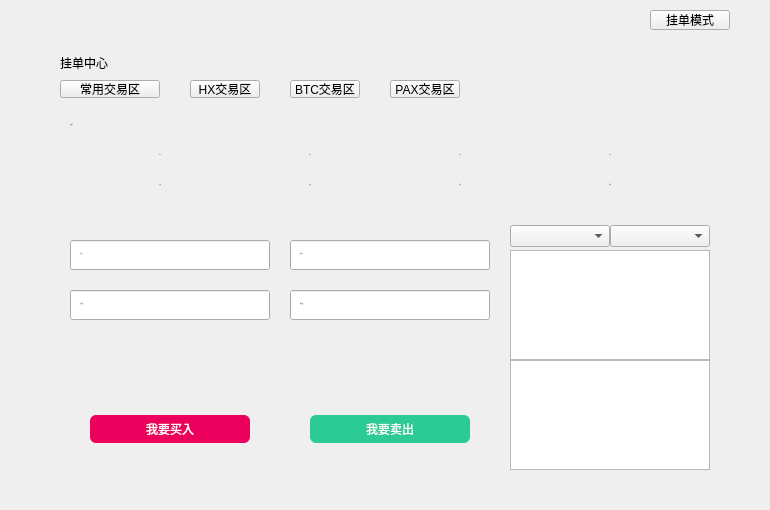
<?xml version="1.0" encoding="UTF-8"?>
<ui version="4.0">
 <class>ExchangeModeWidget</class>
 <widget class="QWidget" name="ExchangeModeWidget">
  <property name="geometry">
   <rect>
    <x>0</x>
    <y>0</y>
    <width>770</width>
    <height>510</height>
   </rect>
  </property>
  <property name="windowTitle">
   <string>Form</string>
  </property>
  <widget class="QToolButton" name="orderModeBtn">
   <property name="geometry">
    <rect>
     <x>650</x>
     <y>10</y>
     <width>80</width>
     <height>20</height>
    </rect>
   </property>
   <property name="text">
    <string>挂单模式</string>
   </property>
  </widget>
  <widget class="QLabel" name="title_label">
   <property name="geometry">
    <rect>
     <x>60</x>
     <y>50</y>
     <width>200</width>
     <height>26</height>
    </rect>
   </property>
   <property name="styleSheet">
    <string notr="true"/>
   </property>
   <property name="text">
    <string>挂单中心</string>
   </property>
  </widget>
  <widget class="QWidget" name="widget" native="true">
   <property name="geometry">
    <rect>
     <x>60</x>
     <y>115</y>
     <width>650</width>
     <height>100</height>
    </rect>
   </property>
   <property name="WidgetStyle" stdset="0">
    <string>container2</string>
   </property>
   <widget class="QLabel" name="currentPairLabel2">
    <property name="geometry">
     <rect>
      <x>10</x>
      <y>0</y>
      <width>60</width>
      <height>20</height>
     </rect>
    </property>
    <property name="font">
     <font>
      <family>微软雅黑</family>
      <pointsize>-1</pointsize>
      <weight>50</weight>
      <italic>false</italic>
      <bold>false</bold>
     </font>
    </property>
    <property name="styleSheet">
     <string notr="true">QLabel{color: rgb(137,129,161);font: 11px &quot;微软雅黑&quot;;}
</string>
    </property>
    <property name="text">
     <string>交易对</string>
    </property>
    <property name="scaledContents">
     <bool>true</bool>
    </property>
    <property name="textInteractionFlags">
     <set>Qt::TextSelectableByMouse</set>
    </property>
   </widget>
   <widget class="QLabel" name="currentPairLabel">
    <property name="geometry">
     <rect>
      <x>70</x>
      <y>0</y>
      <width>70</width>
      <height>20</height>
     </rect>
    </property>
    <property name="font">
     <font>
      <family>微软雅黑</family>
      <pointsize>-1</pointsize>
      <weight>50</weight>
      <italic>false</italic>
      <bold>false</bold>
     </font>
    </property>
    <property name="styleSheet">
     <string notr="true">QLabel{color: rgb(137,129,161);font: 11px &quot;微软雅黑&quot;;}
</string>
    </property>
    <property name="text">
     <string/>
    </property>
    <property name="scaledContents">
     <bool>true</bool>
    </property>
    <property name="textInteractionFlags">
     <set>Qt::TextSelectableByMouse</set>
    </property>
   </widget>
   <widget class="QLabel" name="currentPairLabel2_3">
    <property name="geometry">
     <rect>
      <x>30</x>
      <y>60</y>
      <width>140</width>
      <height>20</height>
     </rect>
    </property>
    <property name="font">
     <font>
      <family>微软雅黑</family>
      <pointsize>-1</pointsize>
      <weight>50</weight>
      <italic>false</italic>
      <bold>false</bold>
     </font>
    </property>
    <property name="styleSheet">
     <string notr="true">QLabel{color: rgb(137,129,161);font: 14px &quot;微软雅黑&quot;;}
</string>
    </property>
    <property name="text">
     <string>可用</string>
    </property>
    <property name="scaledContents">
     <bool>true</bool>
    </property>
    <property name="alignment">
     <set>Qt::AlignCenter</set>
    </property>
    <property name="textInteractionFlags">
     <set>Qt::TextSelectableByMouse</set>
    </property>
   </widget>
   <widget class="QLabel" name="availableLabel1">
    <property name="geometry">
     <rect>
      <x>30</x>
      <y>30</y>
      <width>140</width>
      <height>20</height>
     </rect>
    </property>
    <property name="font">
     <font>
      <family>微软雅黑</family>
      <pointsize>-1</pointsize>
      <weight>75</weight>
      <italic>false</italic>
      <bold>true</bold>
     </font>
    </property>
    <property name="styleSheet">
     <string notr="true">QLabel{color: rgb(83,61,138);font:bold 14px &quot;微软雅黑&quot;;}
</string>
    </property>
    <property name="text">
     <string>123</string>
    </property>
    <property name="scaledContents">
     <bool>true</bool>
    </property>
    <property name="alignment">
     <set>Qt::AlignCenter</set>
    </property>
    <property name="textInteractionFlags">
     <set>Qt::TextSelectableByMouse</set>
    </property>
   </widget>
   <widget class="QLabel" name="availableLabel2">
    <property name="geometry">
     <rect>
      <x>180</x>
      <y>30</y>
      <width>140</width>
      <height>20</height>
     </rect>
    </property>
    <property name="font">
     <font>
      <family>微软雅黑</family>
      <pointsize>-1</pointsize>
      <weight>75</weight>
      <italic>false</italic>
      <bold>true</bold>
     </font>
    </property>
    <property name="styleSheet">
     <string notr="true">QLabel{color: rgb(83,61,138);font:bold 14px &quot;微软雅黑&quot;;}
</string>
    </property>
    <property name="text">
     <string>123</string>
    </property>
    <property name="scaledContents">
     <bool>true</bool>
    </property>
    <property name="alignment">
     <set>Qt::AlignCenter</set>
    </property>
    <property name="textInteractionFlags">
     <set>Qt::TextSelectableByMouse</set>
    </property>
   </widget>
   <widget class="QLabel" name="currentPairLabel2_5">
    <property name="geometry">
     <rect>
      <x>180</x>
      <y>60</y>
      <width>140</width>
      <height>20</height>
     </rect>
    </property>
    <property name="font">
     <font>
      <family>微软雅黑</family>
      <pointsize>-1</pointsize>
      <weight>50</weight>
      <italic>false</italic>
      <bold>false</bold>
     </font>
    </property>
    <property name="styleSheet">
     <string notr="true">QLabel{color: rgb(137,129,161);font: 14px &quot;微软雅黑&quot;;}
</string>
    </property>
    <property name="text">
     <string>可用</string>
    </property>
    <property name="scaledContents">
     <bool>true</bool>
    </property>
    <property name="alignment">
     <set>Qt::AlignCenter</set>
    </property>
    <property name="textInteractionFlags">
     <set>Qt::TextSelectableByMouse</set>
    </property>
   </widget>
   <widget class="QLabel" name="ableToBuyLabel">
    <property name="geometry">
     <rect>
      <x>330</x>
      <y>30</y>
      <width>140</width>
      <height>20</height>
     </rect>
    </property>
    <property name="font">
     <font>
      <family>微软雅黑</family>
      <pointsize>-1</pointsize>
      <weight>75</weight>
      <italic>false</italic>
      <bold>true</bold>
     </font>
    </property>
    <property name="styleSheet">
     <string notr="true">QLabel{color: rgb(83,61,138);font:bold 14px &quot;微软雅黑&quot;;}
</string>
    </property>
    <property name="text">
     <string>123</string>
    </property>
    <property name="scaledContents">
     <bool>true</bool>
    </property>
    <property name="alignment">
     <set>Qt::AlignCenter</set>
    </property>
    <property name="textInteractionFlags">
     <set>Qt::TextSelectableByMouse</set>
    </property>
   </widget>
   <widget class="QLabel" name="currentPairLabel2_7">
    <property name="geometry">
     <rect>
      <x>330</x>
      <y>60</y>
      <width>140</width>
      <height>20</height>
     </rect>
    </property>
    <property name="font">
     <font>
      <family>微软雅黑</family>
      <pointsize>-1</pointsize>
      <weight>50</weight>
      <italic>false</italic>
      <bold>false</bold>
     </font>
    </property>
    <property name="styleSheet">
     <string notr="true">QLabel{color: rgb(137,129,161);font: 14px &quot;微软雅黑&quot;;}
</string>
    </property>
    <property name="text">
     <string>可买</string>
    </property>
    <property name="scaledContents">
     <bool>true</bool>
    </property>
    <property name="alignment">
     <set>Qt::AlignCenter</set>
    </property>
    <property name="textInteractionFlags">
     <set>Qt::TextSelectableByMouse</set>
    </property>
   </widget>
   <widget class="QLabel" name="ableToSellLabel">
    <property name="geometry">
     <rect>
      <x>480</x>
      <y>30</y>
      <width>140</width>
      <height>20</height>
     </rect>
    </property>
    <property name="font">
     <font>
      <family>微软雅黑</family>
      <pointsize>-1</pointsize>
      <weight>75</weight>
      <italic>false</italic>
      <bold>true</bold>
     </font>
    </property>
    <property name="styleSheet">
     <string notr="true">QLabel{color: rgb(83,61,138);font:bold 14px &quot;微软雅黑&quot;;}
</string>
    </property>
    <property name="text">
     <string>123</string>
    </property>
    <property name="scaledContents">
     <bool>true</bool>
    </property>
    <property name="alignment">
     <set>Qt::AlignCenter</set>
    </property>
    <property name="textInteractionFlags">
     <set>Qt::TextSelectableByMouse</set>
    </property>
   </widget>
   <widget class="QLabel" name="currentPairLabel2_9">
    <property name="geometry">
     <rect>
      <x>480</x>
      <y>60</y>
      <width>140</width>
      <height>20</height>
     </rect>
    </property>
    <property name="font">
     <font>
      <family>微软雅黑</family>
      <pointsize>-1</pointsize>
      <weight>50</weight>
      <italic>false</italic>
      <bold>false</bold>
     </font>
    </property>
    <property name="styleSheet">
     <string notr="true">QLabel{color: rgb(137,129,161);font: 14px &quot;微软雅黑&quot;;}
</string>
    </property>
    <property name="text">
     <string>可卖</string>
    </property>
    <property name="scaledContents">
     <bool>true</bool>
    </property>
    <property name="alignment">
     <set>Qt::AlignCenter</set>
    </property>
    <property name="textInteractionFlags">
     <set>Qt::TextSelectableByMouse</set>
    </property>
   </widget>
  </widget>
  <widget class="QPushButton" name="marketBtn1">
   <property name="geometry">
    <rect>
     <x>190</x>
     <y>80</y>
     <width>70</width>
     <height>18</height>
    </rect>
   </property>
   <property name="styleSheet">
    <string notr="true"/>
   </property>
   <property name="text">
    <string>HX交易区</string>
   </property>
   <property name="BtnStyle" stdset="0">
    <string>dropDown</string>
   </property>
  </widget>
  <widget class="QPushButton" name="marketBtn2">
   <property name="geometry">
    <rect>
     <x>290</x>
     <y>80</y>
     <width>70</width>
     <height>18</height>
    </rect>
   </property>
   <property name="text">
    <string>BTC交易区</string>
   </property>
   <property name="BtnStyle" stdset="0">
    <string>dropDown</string>
   </property>
  </widget>
  <widget class="QPushButton" name="marketBtn3">
   <property name="geometry">
    <rect>
     <x>390</x>
     <y>80</y>
     <width>70</width>
     <height>18</height>
    </rect>
   </property>
   <property name="text">
    <string>PAX交易区</string>
   </property>
   <property name="BtnStyle" stdset="0">
    <string>dropDown</string>
   </property>
  </widget>
  <widget class="QPushButton" name="favoriteMarketBtn">
   <property name="geometry">
    <rect>
     <x>60</x>
     <y>80</y>
     <width>100</width>
     <height>18</height>
    </rect>
   </property>
   <property name="text">
    <string>常用交易区</string>
   </property>
   <property name="BtnStyle" stdset="0">
    <string>dropDown</string>
   </property>
  </widget>
  <widget class="QWidget" name="widget2" native="true">
   <property name="geometry">
    <rect>
     <x>60</x>
     <y>225</y>
     <width>440</width>
     <height>248</height>
    </rect>
   </property>
   <property name="WidgetStyle" stdset="0">
    <string>container2</string>
   </property>
   <widget class="QLineEdit" name="buyPriceLineEdit">
    <property name="geometry">
     <rect>
      <x>10</x>
      <y>15</y>
      <width>200</width>
      <height>30</height>
     </rect>
    </property>
    <property name="layoutDirection">
     <enum>Qt::LeftToRight</enum>
    </property>
    <property name="alignment">
     <set>Qt::AlignRight|Qt::AlignTrailing|Qt::AlignVCenter</set>
    </property>
    <property name="LineEditStyle" stdset="0">
     <string>red</string>
    </property>
   </widget>
   <widget class="QLineEdit" name="sellPriceLineEdit">
    <property name="geometry">
     <rect>
      <x>230</x>
      <y>15</y>
      <width>200</width>
      <height>30</height>
     </rect>
    </property>
    <property name="layoutDirection">
     <enum>Qt::LeftToRight</enum>
    </property>
    <property name="alignment">
     <set>Qt::AlignRight|Qt::AlignTrailing|Qt::AlignVCenter</set>
    </property>
    <property name="LineEditStyle" stdset="0">
     <string>green</string>
    </property>
   </widget>
   <widget class="QLineEdit" name="buyAmountLineEdit">
    <property name="geometry">
     <rect>
      <x>10</x>
      <y>65</y>
      <width>200</width>
      <height>30</height>
     </rect>
    </property>
    <property name="layoutDirection">
     <enum>Qt::LeftToRight</enum>
    </property>
    <property name="alignment">
     <set>Qt::AlignRight|Qt::AlignTrailing|Qt::AlignVCenter</set>
    </property>
    <property name="LineEditStyle" stdset="0">
     <string>red</string>
    </property>
   </widget>
   <widget class="QLineEdit" name="sellAmountLineEdit">
    <property name="geometry">
     <rect>
      <x>230</x>
      <y>65</y>
      <width>200</width>
      <height>30</height>
     </rect>
    </property>
    <property name="layoutDirection">
     <enum>Qt::LeftToRight</enum>
    </property>
    <property name="styleSheet">
     <string notr="true"/>
    </property>
    <property name="alignment">
     <set>Qt::AlignRight|Qt::AlignTrailing|Qt::AlignVCenter</set>
    </property>
    <property name="LineEditStyle" stdset="0">
     <string>green</string>
    </property>
   </widget>
   <widget class="QLabel" name="buyPriceLabel">
    <property name="geometry">
     <rect>
      <x>20</x>
      <y>19</y>
      <width>80</width>
      <height>20</height>
     </rect>
    </property>
    <property name="font">
     <font>
      <family>微软雅黑</family>
      <pointsize>-1</pointsize>
      <weight>50</weight>
      <italic>false</italic>
      <bold>false</bold>
     </font>
    </property>
    <property name="styleSheet">
     <string notr="true">QLabel{color: rgb(137,129,161);font: 11px &quot;微软雅黑&quot;;}
</string>
    </property>
    <property name="text">
     <string>买入价</string>
    </property>
    <property name="scaledContents">
     <bool>true</bool>
    </property>
    <property name="textInteractionFlags">
     <set>Qt::TextSelectableByMouse</set>
    </property>
   </widget>
   <widget class="QLabel" name="buyAmountLabel">
    <property name="geometry">
     <rect>
      <x>20</x>
      <y>69</y>
      <width>80</width>
      <height>20</height>
     </rect>
    </property>
    <property name="font">
     <font>
      <family>微软雅黑</family>
      <pointsize>-1</pointsize>
      <weight>50</weight>
      <italic>false</italic>
      <bold>false</bold>
     </font>
    </property>
    <property name="styleSheet">
     <string notr="true">QLabel{color: rgb(137,129,161);font: 11px &quot;微软雅黑&quot;;}
</string>
    </property>
    <property name="text">
     <string>买入量</string>
    </property>
    <property name="scaledContents">
     <bool>true</bool>
    </property>
    <property name="textInteractionFlags">
     <set>Qt::TextSelectableByMouse</set>
    </property>
   </widget>
   <widget class="QLabel" name="sellPriceLabel">
    <property name="geometry">
     <rect>
      <x>240</x>
      <y>19</y>
      <width>80</width>
      <height>20</height>
     </rect>
    </property>
    <property name="font">
     <font>
      <family>微软雅黑</family>
      <pointsize>-1</pointsize>
      <weight>50</weight>
      <italic>false</italic>
      <bold>false</bold>
     </font>
    </property>
    <property name="styleSheet">
     <string notr="true">QLabel{color: rgb(137,129,161);font: 11px &quot;微软雅黑&quot;;}
</string>
    </property>
    <property name="text">
     <string>卖出价</string>
    </property>
    <property name="scaledContents">
     <bool>true</bool>
    </property>
    <property name="textInteractionFlags">
     <set>Qt::TextSelectableByMouse</set>
    </property>
   </widget>
   <widget class="QLabel" name="sellAmountLabel">
    <property name="geometry">
     <rect>
      <x>240</x>
      <y>69</y>
      <width>80</width>
      <height>20</height>
     </rect>
    </property>
    <property name="font">
     <font>
      <family>微软雅黑</family>
      <pointsize>-1</pointsize>
      <weight>50</weight>
      <italic>false</italic>
      <bold>false</bold>
     </font>
    </property>
    <property name="styleSheet">
     <string notr="true">QLabel{color: rgb(137,129,161);font: 11px &quot;微软雅黑&quot;;}
</string>
    </property>
    <property name="text">
     <string>卖出量</string>
    </property>
    <property name="scaledContents">
     <bool>true</bool>
    </property>
    <property name="textInteractionFlags">
     <set>Qt::TextSelectableByMouse</set>
    </property>
   </widget>
   <widget class="QToolButton" name="buyBtn">
    <property name="geometry">
     <rect>
      <x>30</x>
      <y>190</y>
      <width>160</width>
      <height>28</height>
     </rect>
    </property>
    <property name="cursor">
     <cursorShape>PointingHandCursor</cursorShape>
    </property>
    <property name="styleSheet">
     <string notr="true">background-color: rgb(235, 0, 94);border:none;border-radius:6px;color: white;
font: 12px &quot;微软雅黑&quot;;</string>
    </property>
    <property name="text">
     <string>我要买入</string>
    </property>
   </widget>
   <widget class="QToolButton" name="sellBtn">
    <property name="geometry">
     <rect>
      <x>250</x>
      <y>190</y>
      <width>160</width>
      <height>28</height>
     </rect>
    </property>
    <property name="cursor">
     <cursorShape>PointingHandCursor</cursorShape>
    </property>
    <property name="styleSheet">
     <string notr="true">background-color: rgb(44,202,148);border:none;border-radius:6px;color: white;
font: 12px &quot;微软雅黑&quot;;</string>
    </property>
    <property name="text">
     <string>我要卖出</string>
    </property>
   </widget>
  </widget>
  <widget class="QComboBox" name="positionComboBox">
   <property name="geometry">
    <rect>
     <x>510</x>
     <y>225</y>
     <width>100</width>
     <height>22</height>
    </rect>
   </property>
   <property name="font">
    <font>
     <family>微软雅黑</family>
     <weight>50</weight>
     <bold>false</bold>
    </font>
   </property>
   <property name="focusPolicy">
    <enum>Qt::NoFocus</enum>
   </property>
   <property name="styleSheet">
    <string notr="true"/>
   </property>
  </widget>
  <widget class="QComboBox" name="depthComboBox">
   <property name="geometry">
    <rect>
     <x>610</x>
     <y>225</y>
     <width>100</width>
     <height>22</height>
    </rect>
   </property>
   <property name="font">
    <font>
     <family>微软雅黑</family>
     <weight>50</weight>
     <bold>false</bold>
    </font>
   </property>
   <property name="focusPolicy">
    <enum>Qt::NoFocus</enum>
   </property>
   <property name="styleSheet">
    <string notr="true"/>
   </property>
  </widget>
  <widget class="QTableView" name="sellPositionTableView">
   <property name="geometry">
    <rect>
     <x>510</x>
     <y>250</y>
     <width>200</width>
     <height>110</height>
    </rect>
   </property>
  </widget>
  <widget class="QTableView" name="buyPositionTableView">
   <property name="geometry">
    <rect>
     <x>510</x>
     <y>360</y>
     <width>200</width>
     <height>110</height>
    </rect>
   </property>
  </widget>
 </widget>
 <resources/>
 <connections/>
</ui>
